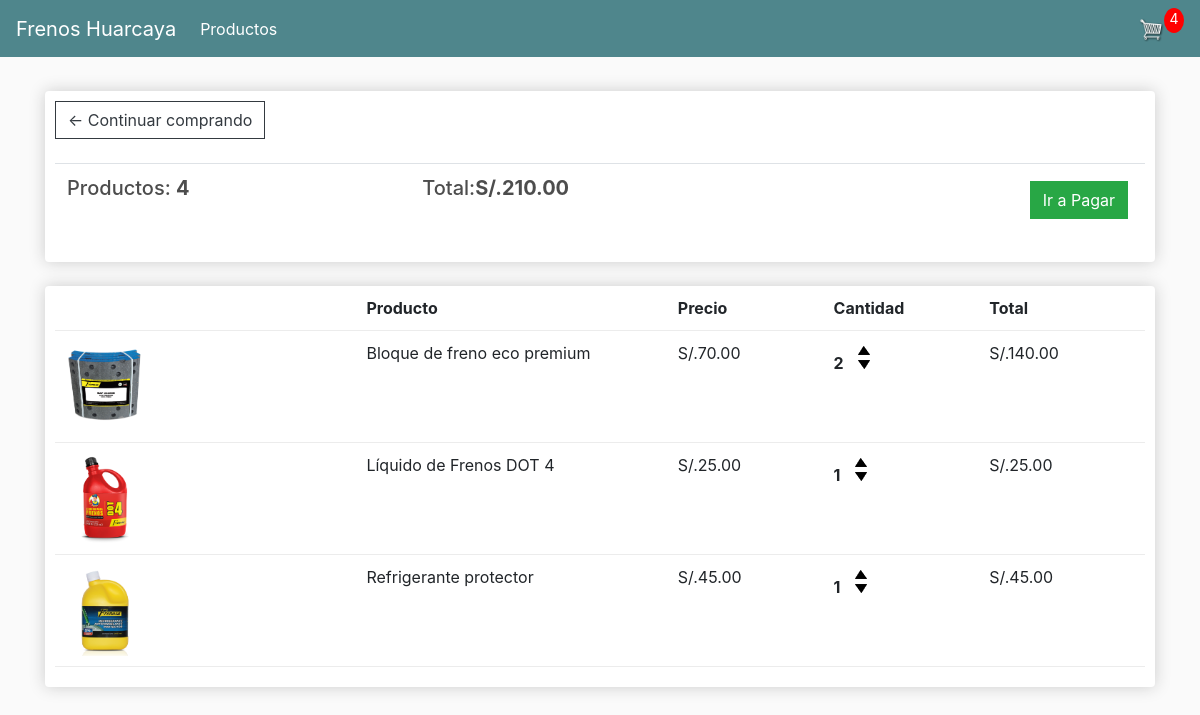
The app's page /cart/ (signed in), older data.
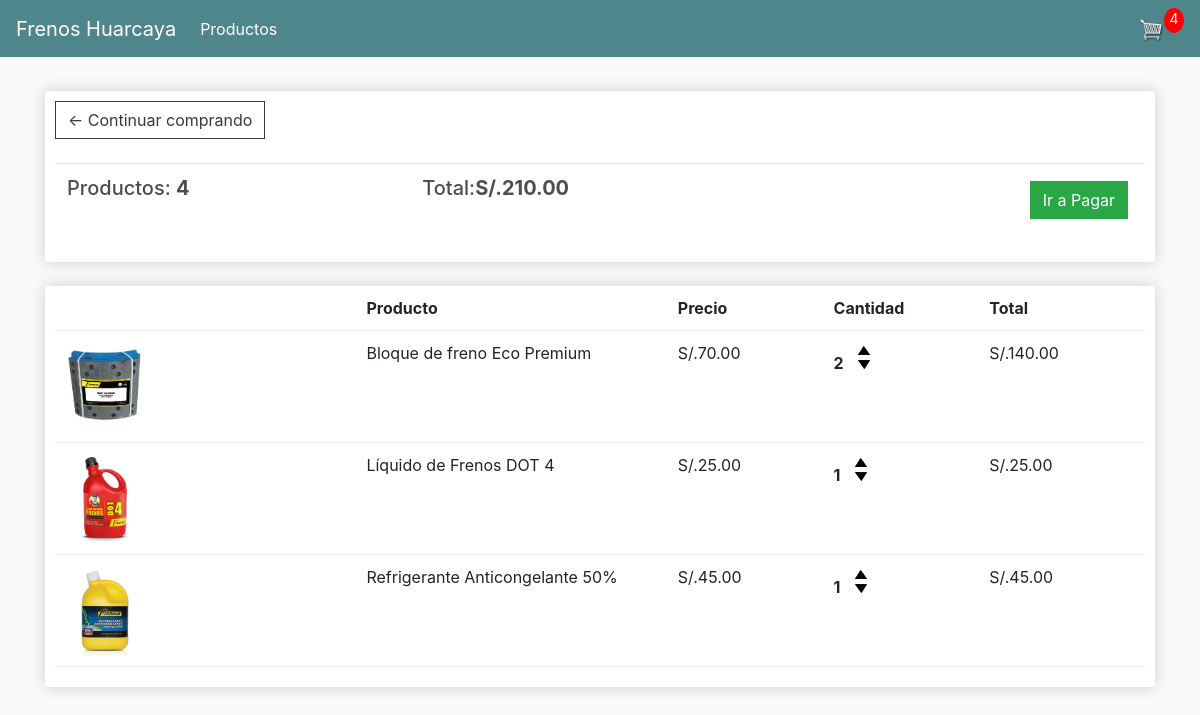
The same page, newer data.
### store/models.py (models this page shows, shortened)
class OrderItem(models.Model):
	product = models.ForeignKey(Product, on_delete=models.SET_NULL, null=True, verbose_name="Productos")
	order = models.ForeignKey(Order, on_delete=models.SET_NULL, null=True, verbose_name="Orden")
	quantity = models.IntegerField(default=0, null=True, blank=True, verbose_name="Cantidad")
	date_added = models.DateTimeField(auto_now_add=True, verbose_name="Fecha agregada")
	@property
	def get_total(self):
		total = self.product.price * self.quantity
		return total
	class Meta:
		verbose_name= "Artículo Ordenado"
		verbose_name_plural = "Artículos ordenados"

class Product(models.Model):
	CATEGORY = (
			('Refrigerante', 'Refrigerante'),
			('Frenos', 'Frenos'),
			('Baterías', 'Baterías'),
			('Sellador', 'Sellador'),
			)
	name = models.CharField(max_length=200, verbose_name="Nombre")
	cod = models.CharField(max_length=7, null=True, blank=True, verbose_name="Código")
	brand = models.CharField(max_length=50, null=True, blank=True, verbose_name="Marca")
	category = models.CharField(max_length=200, null=True, choices=CATEGORY, verbose_name="Categoría")
	price = models.FloatField(verbose_name="Precio")
	description = models.CharField(max_length=200, null=True, blank=True, verbose_name="Descripción")
	image = models.ImageField(null=True, blank=True, verbose_name="Imagen")
	date_created = models.DateTimeField(auto_now_add=True, null=True, verbose_name="Fecha de creación")
	digital = models.BooleanField(default=False,null=True, blank=True)
	@property
	def imageURL(self):
		try:
			url = self.image.url
		except:
			url = ''
		return url
	class Meta:
		verbose_name= "Producto"
		verbose_name_plural = "Productos"

### store/views.py (the view)
# urls.py: path('cart/', views.cart, name="cart"),
def cart(request):
	data = cartData(request)
	cartItems = data['cartItems']
	order = data['order']
	items = data['items']
	context = {'items':items, 'order':order, 'cartItems':cartItems}
	return render(request, 'store/cart.html', context)

### store/models.py (called while the page is built)
	@property
	def get_cart_total(self):
		orderitems = self.orderitem_set.all()
		total = sum([item.get_total for item in orderitems])
		return total

	@property
	def get_cart_items(self):
		orderitems = self.orderitem_set.all()
		total = sum([item.quantity for item in orderitems])
		return total

### store/utils.py (called while the page is built)
def cartData(request):
	if request.user.is_authenticated:
		customer = request.user.customer
		order, created = Order.objects.get_or_create(customer=customer, complete=False)
		items = order.orderitem_set.all()
		cartItems = order.get_cart_items
	else:
		cookieData = cookieCart(request)
		cartItems = cookieData['cartItems']
		order = cookieData['order']
		items = cookieData['items']
	return {'cartItems':cartItems ,'order':order, 'items':items}

### store/templates/store/cart.html
{% extends 'store/main.html' %}
{% load static %}
{% block content %}
	<div class="row">
		<div class="col-lg-12">
			<div class="box-element">
				<a  class="btn btn-outline-dark" href="{% url 'store' %}">&#x2190; Continuar comprando</a>
				<br>
				<br>
				<table class="table">
					<tr>
						<th><h5>Productos: <strong>{{order.get_cart_items}}</strong></h5></th>
						<th><h5>Total:<strong>S/.{{order.get_cart_total|floatformat:2}}</strong></h5></th>
						<th>
							<a  style="float:right; margin:5px;" class="btn btn-success" href="{% url 'checkout' %}">Ir a Pagar</a>
						</th>
					</tr>
				</table>
			</div>
			<br>
			<div class="box-element">
				<div class="cart-row">
					<div style="flex:2"></div>
					<div style="flex:2"><strong>Producto</strong></div>
					<div style="flex:1"><strong>Precio</strong></div>
					<div style="flex:1"><strong>Cantidad</strong></div>
					<div style="flex:1"><strong>Total</strong></div>
				</div>
				{% for item in items %}
				<div class="cart-row">
					<div style="flex:2"><img class="row-image" src="{{item.product.imageURL}}"></div>
					<div style="flex:2"><p>{{item.product.name}}</p></div>
					<div style="flex:1"><p>S/.{{item.product.price|floatformat:2}}</p></div>
					<div style="flex:1">
						<p class="quantity">{{item.quantity}}</p>
						<div class="quantity">
							<img data-product="{{item.product.id}}" data-action="add" class="chg-quantity update-cart" src="{% static  'images/arrow-up.png' %}">
							<img data-product="{{item.product.id}}" data-action="remove" class="chg-quantity update-cart" src="{% static  'images/arrow-down.png' %}">
						</div>
					</div>
					<div style="flex:1"><p>S/.{{item.get_total|floatformat:2}}</p></div>
				</div>
				{% endfor %}
			</div>
		</div>
	</div>
{% endblock content %}

Row changes from the older to the newer data that the page shows:
changed through a linked row, OrderItem: product.name "Bloque de freno eco premium" → "Bloque de freno Eco Premium"
changed through a linked row, OrderItem: product.name "Refrigerante protector" → "Refrigerante Anticongelante 50%"
